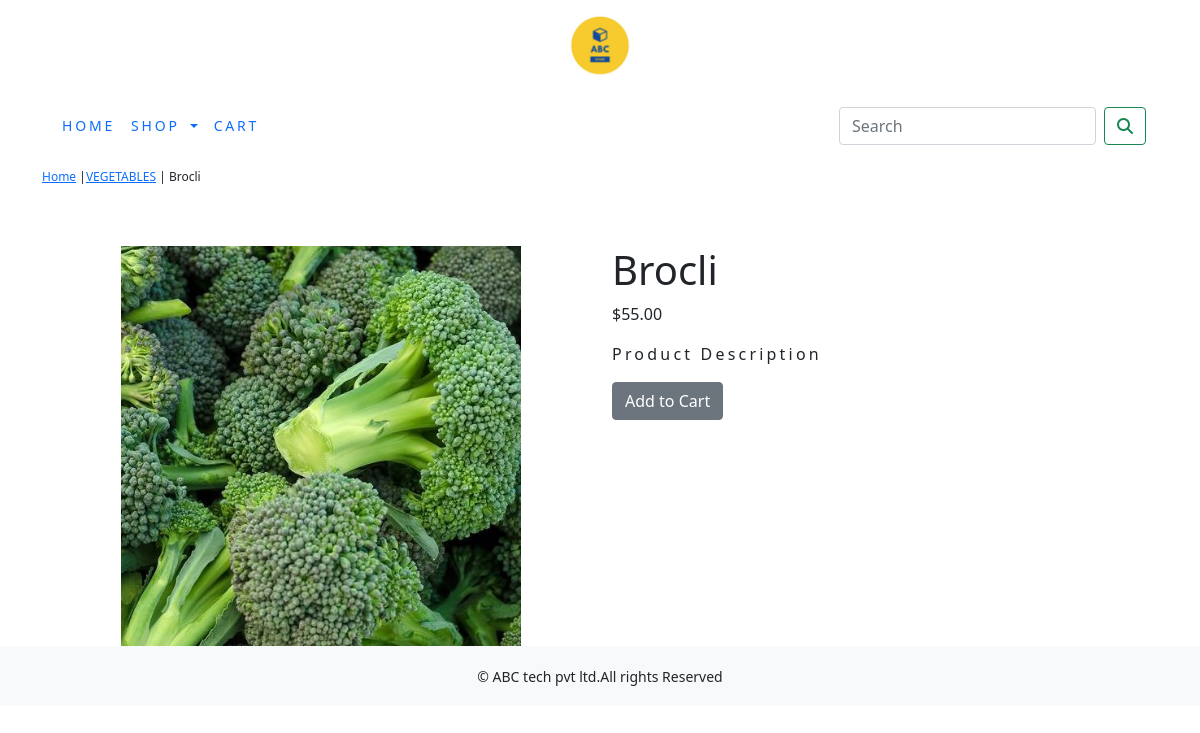
Page /ecomapp/vegetables/brocli/ on the committed database.
### ecomapp/models.py (models this page shows, shortened)
class Product(models.Model):
    name=models.CharField(max_length=250,unique=True)
    slug=models.SlugField(max_length=250,unique=True)
    image=models.ImageField(upload_to='category',blank=True)
    desc=models.TextField(blank=True)
    price=models.DecimalField(max_digits=10,decimal_places=2)
    category=models.ForeignKey(Category,on_delete=models.CASCADE)
    available=models.BooleanField(default=True)
    stock=models.IntegerField()
    created=models.DateTimeField(auto_now_add=True)
    updated = models.DateTimeField(auto_now_add=True)
    class Meta:
        ordering=('name',)
        verbose_name='product'
        verbose_name_plural='products'

class Category(models.Model):
    name=models.CharField(max_length=250,unique=True)
    slug=models.SlugField(max_length=250,unique=True)
    image=models.ImageField(upload_to='category',blank=True)
    desc=models.TextField(blank=True)
    class Meta:
        ordering=('name',)
        verbose_name='category'
        verbose_name_plural='categories'
    def get_url(self):
        return reverse('ecom:products_by_category',args=[self.slug])
    def __str__(self):
        return '{}'.format(self.name)

### ecomapp/views.py (the view)
# urls.py: path('<slug:c_slug>/<slug:product_slug>/', views.proddetail, name='prodcatdetails'),
def proddetail(request, c_slug, product_slug):
    try:
        product = Product.objects.get(category__slug=c_slug, slug=product_slug)
    except Exception as e:
        raise e
    return render(request, 'product.html', {'product': product})

### templates/product.html (shortened to what this page needs)
{% extends 'base.html' %}
{% load static %}
{% block content %}
<div class="row my_prod_row_class">
    <div class="mx_auto">
        <p> <a href="{% url 'shop:allprodcat' %}">Home</a> |<a href="{{product.category.get_url}}">{{product.category}}</a> | {{product.name}}</p>
    </div>
</div>
<div class="container">
<br>
<div class="row">
    <div class="col-12 col-sm-12 col-md-12 col-lg-6 text-center">
        <div style="min-width:18rem">
            <img src="{{product.image.url}}" alt="{{product.name}}" height="400px" width="400px">
        </div>
    </div>
     <div class="col-12 col-sm-12 col-md-12 col-lg-6">
         <div>
         <h1 class="my_prod_title">{{product.name}}</h1>
         <p>${{product.price}}</p>
         <p class="my_title"> Product Description</p>
         {% if product.stock <= 0 %}
         <P class="text-justify my_prod_text"><b>Out of stock</b></P>
         {% else %}
         <a class="btn btn-secondary" href="{% url 'cart:add_cart' product.id %}">Add to Cart</a>
         {% endif %}
     </div>
         </div>
 </div>
</div>
{% endblock %}

### static/css/custom.css (style rules this page uses)
body { font-family: 'Roboto', sans-serif; }
.my_title { font-size:16px; text_transform:uppercase; letter-spacing:.2em; }
.my_prod_row_class { padding-top:15px; padding-bottom:20px; }
.my_prod_row_class .mx_auto { color:000; font-size:12px; text-decoration:none; }

### rows in the picture
Product: category "VEGETABLES", name "Brocli", image (picture), price "55.00"
